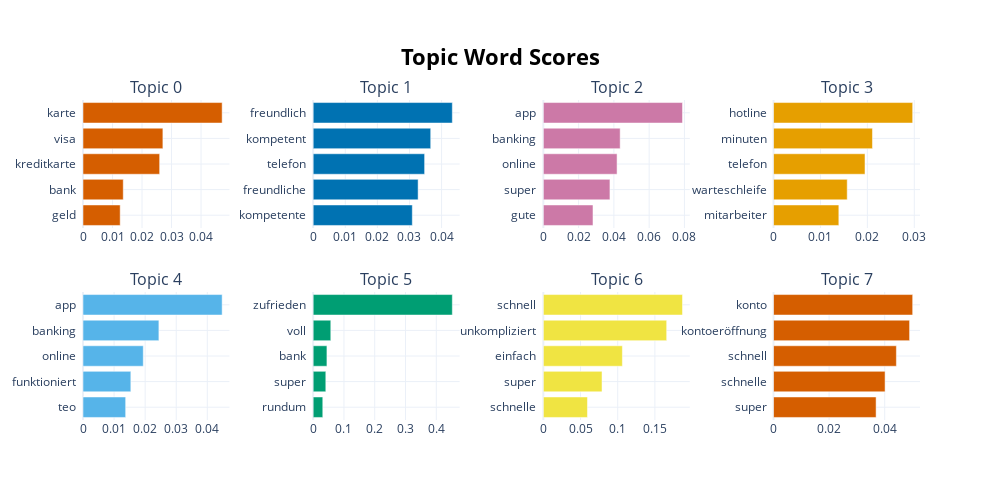

Write notebook code for a chart like this one.
### Code cell
topic_modeltestreload.visualize_barchart()

### Figure 1 — Plotly figure (JSON) as saved in the notebook; plotly's stock layout.template omitted (floating-point values rounded to 4 significant figures)
{"data": [{"marker": {"color": "#D55E00"}, "orientation": "h", "type": "bar", "x": [0.0126, 0.01364, 0.02597, 0.02707, 0.04715], "xaxis": "x", "y": ["geld  ", "bank  ", "kreditkarte  ", "visa  ", "karte  "], "yaxis": "y"}, {"marker": {"color": "#0072B2"}, "orientation": "h", "type": "bar", "x": [0.03089, 0.0327, 0.03472, 0.03662, 0.04335], "xaxis": "x2", "y": ["kompetente  ", "freundliche  ", "telefon  ", "kompetent  ", "freundlich  "], "yaxis": "y2"}, {"marker": {"color": "#CC79A7"}, "orientation": "h", "type": "bar", "x": [0.02815, 0.03776, 0.04181, 0.04356, 0.07892], "xaxis": "x3", "y": ["gute  ", "super  ", "online  ", "banking  ", "app  "], "yaxis": "y3"}, {"marker": {"color": "#E69F00"}, "orientation": "h", "type": "bar", "x": [0.01392, 0.01571, 0.0195, 0.02109, 0.02966], "xaxis": "x4", "y": ["mitarbeiter  ", "warteschleife  ", "telefon  ", "minuten  ", "hotline  "], "yaxis": "y4"}, {"marker": {"color": "#56B4E9"}, "orientation": "h", "type": "bar", "x": [0.01373, 0.01539, 0.0194, 0.02442, 0.04478], "xaxis": "x5", "y": ["teo  ", "funktioniert  ", "online  ", "banking  ", "app  "], "yaxis": "y5"}, {"marker": {"color": "#009E73"}, "orientation": "h", "type": "bar", "x": [0.03118, 0.04103, 0.04467, 0.05724, 0.4521], "xaxis": "x6", "y": ["rundum  ", "super  ", "bank  ", "voll  ", "zufrieden  "], "yaxis": "y6"}, {"marker": {"color": "#F0E442"}, "orientation": "h", "type": "bar", "x": [0.05931, 0.07891, 0.1063, 0.1658, 0.1871], "xaxis": "x7", "y": ["schnelle  ", "super  ", "einfach  ", "unkompliziert  ", "schnell  "], "yaxis": "y7"}, {"marker": {"color": "#D55E00"}, "orientation": "h", "type": "bar", "x": [0.0369, 0.04013, 0.0442, 0.04895, 0.05006], "xaxis": "x8", "y": ["super  ", "schnelle  ", "schnell  ", "kontoeröffnung  ", "konto  "], "yaxis": "y8"}], "layout": {"annotations": [{"font": {"size": 16}, "showarrow": false, "text": "Topic 0", "x": 0.0875, "xanchor": "center", "xref": "paper", "y": 1, "yanchor": "bottom", "yref": "paper"}, {"font": {"size": 16}, "showarrow": false, "text": "Topic 1", "x": 0.3625, "xanchor": "center", "xref": "paper", "y": 1, "yanchor": "bottom", "yref": "paper"}, {"font": {"size": 16}, "showarrow": false, "text": "Topic 2", "x": 0.6375, "xanchor": "center", "xref": "paper", "y": 1, "yanchor": "bottom", "yref": "paper"}, {"font": {"size": 16}, "showarrow": false, "text": "Topic 3", "x": 0.9125, "xanchor": "center", "xref": "paper", "y": 1, "yanchor": "bottom", "yref": "paper"}, {"font": {"size": 16}, "showarrow": false, "text": "Topic 4", "x": 0.0875, "xanchor": "center", "xref": "paper", "y": 0.4, "yanchor": "bottom", "yref": "paper"}, {"font": {"size": 16}, "showarrow": false, "text": "Topic 5", "x": 0.3625, "xanchor": "center", "xref": "paper", "y": 0.4, "yanchor": "bottom", "yref": "paper"}, {"font": {"size": 16}, "showarrow": false, "text": "Topic 6", "x": 0.6375, "xanchor": "center", "xref": "paper", "y": 0.4, "yanchor": "bottom", "yref": "paper"}, {"font": {"size": 16}, "showarrow": false, "text": "Topic 7", "x": 0.9125, "xanchor": "center", "xref": "paper", "y": 0.4, "yanchor": "bottom", "yref": "paper"}], "height": 500, "hoverlabel": {"bgcolor": "white", "font": {"family": "Rockwell", "size": 16}}, "showlegend": false, "title": {"font": {"color": "Black", "size": 22}, "text": "<b>Topic Word Scores", "x": 0.5, "xanchor": "center", "yanchor": "top"}, "width": 1000, "xaxis": {"anchor": "y", "domain": [0, 0.175], "showgrid": true}, "xaxis2": {"anchor": "y2", "domain": [0.275, 0.45], "showgrid": true}, "xaxis3": {"anchor": "y3", "domain": [0.55, 0.725], "showgrid": true}, "xaxis4": {"anchor": "y4", "domain": [0.825, 1], "showgrid": true}, "xaxis5": {"anchor": "y5", "domain": [0, 0.175], "showgrid": true}, "xaxis6": {"anchor": "y6", "domain": [0.275, 0.45], "showgrid": true}, "xaxis7": {"anchor": "y7", "domain": [0.55, 0.725], "showgrid": true}, "xaxis8": {"anchor": "y8", "domain": [0.825, 1], "showgrid": true}, "yaxis": {"anchor": "x", "domain": [0.6, 1], "showgrid": true}, "yaxis2": {"anchor": "x2", "domain": [0.6, 1], "showgrid": true}, "yaxis3": {"anchor": "x3", "domain": [0.6, 1], "showgrid": true}, "yaxis4": {"anchor": "x4", "domain": [0.6, 1], "showgrid": true}, "yaxis5": {"anchor": "x5", "domain": [0, 0.4], "showgrid": true}, "yaxis6": {"anchor": "x6", "domain": [0, 0.4], "showgrid": true}, "yaxis7": {"anchor": "x7", "domain": [0, 0.4], "showgrid": true}, "yaxis8": {"anchor": "x8", "domain": [0, 0.4], "showgrid": true}}}
